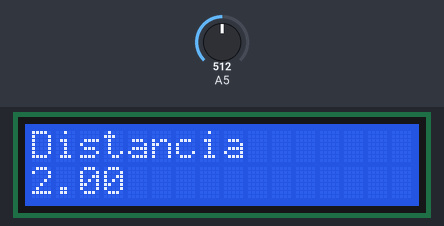
Bench run of a sketch on a simulated Arduino Mega 2560, built with avr-gcc and run on an emulated ATmega2560. Shown: 16×2 character LCD. Inputs (shaded band) come from the test bench; at power-on: A5 = 512. What the sketch prints to the serial monitor is not drawn.

Above: at 1.2 s.
1.3 s: A5 set to 716
At 2.5 s:
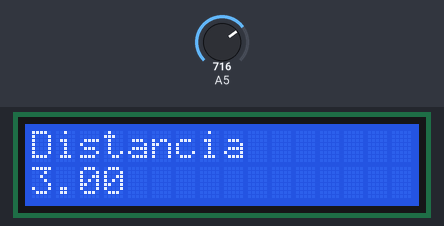
2.8 s: A5 set to 900
At 3.8 s:
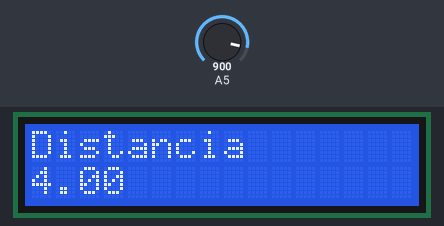
5.8 s: A5 set to 1023
At 6.3 s:
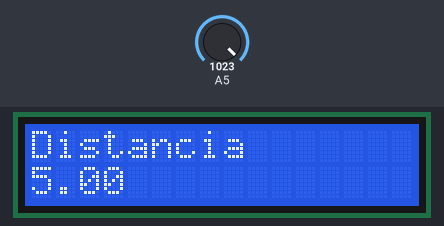
8.8 s: A5 set to 511
At 10.0 s:
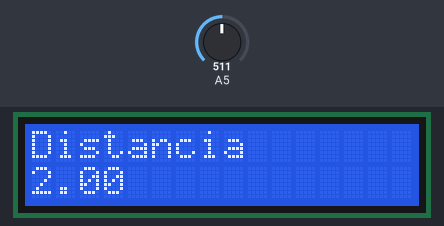
Timing chart, 0 to 11.8 s (numbered marks = the images above; inputs shaded):
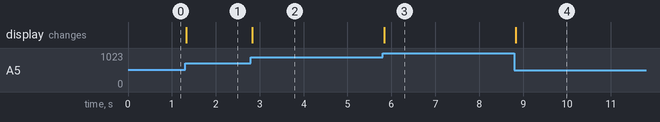

The sketch:

potenciometroavisual.ino
```cpp
#include <Wire.h>
#include <LCD.h>
#include <LiquidCrystal_I2C.h>
#include <SoftwareSerial.h>

#define RX_PIN 10
#define TX_PIN 11

// Crea un objeto de la clase SoftwareSerial para el segundo puerto serial
SoftwareSerial Serial2(RX_PIN, TX_PIN);


#define I2C_ADDR    0x27

LiquidCrystal_I2C lcd(I2C_ADDR, 2, 1, 0, 4, 5, 6, 7);

void setup() {
    Serial.begin(9200); // Inicia la comunicación serie a 9600 baudios
    lcd.begin(16, 2);   // Inicializar el display con 16 caracteres 2 líneas
    lcd.setBacklightPin(3, POSITIVE);
    lcd.setBacklight(HIGH);

}

void loop() {
    double a=analogRead(A5)/200;
        lcd.clear();                // Borra el contenido actual del display
        lcd.home();                  // Ir al inicio del display
       lcd.print("Distancia");           // Imprimir "Hola" en la primera línea
       lcd.setCursor(0, 1);                // Ir al inicio del display
        lcd.print(a);

        Serial.println(a);
        delay(10);
}
```

Measured:
- after the input at 1.3 s, the display: changes at once (image 1)
- after the input at 2.8 s, the display: changes at once (image 2)
- after the input at 5.8 s, the display: changes at once (image 3)
- after the input at 8.8 s, the display: changes at once (image 4)
